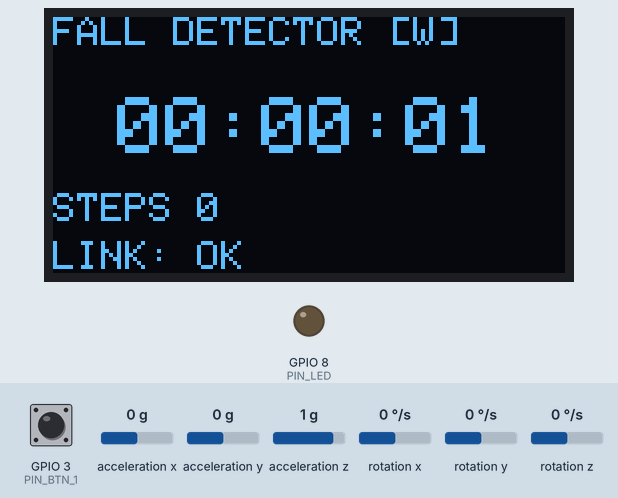
Recording of a sketch running on a simulated Seeed XIAO ESP32-S3. Parts: 128×64 one-colour display, output pins drawn as LEDs (lit = HIGH). Wiring (inferred from the names in the program): MPU-9250 motion sensor at I2C address 0x68. Dashed ring = blinking. The inputs (shaded band) are chosen by the test bench; at power-on: GPIO 3 (PIN_BTN_1) HIGH, acceleration x 0 g, acceleration y 0 g, acceleration z 1 g, rotation x 0 °/s, rotation y 0 °/s, rotation z 0 °/s. What the sketch prints to the serial monitor is not drawn.

Above: at 1.4 s.
1.5 s: GPIO 3 (PIN_BTN_1) pulled LOW for 3.2 s
At 2.06 s:
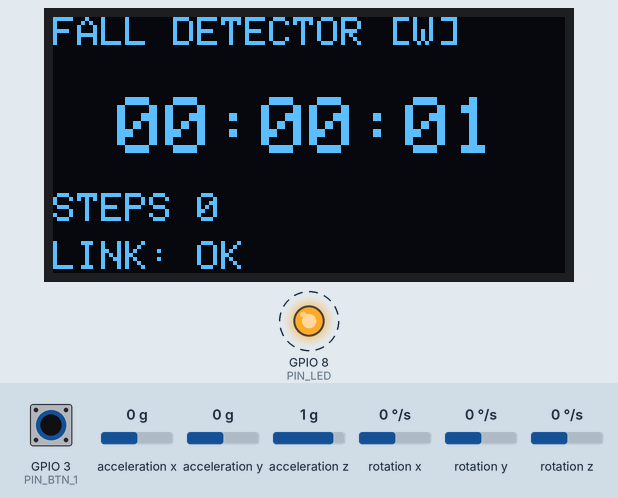
At 5.1 s:
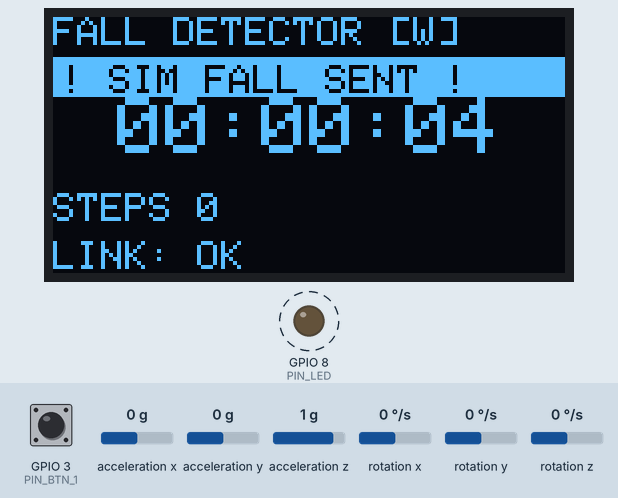
5.3 s: GPIO 3 (PIN_BTN_1) pulled LOW for 0.15 s
Timing chart, 0 to 11.6 s (numbered marks = the images above; inputs shaded):
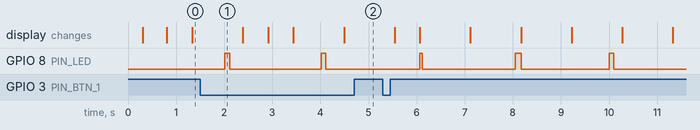

Measured:
- after the input at 1.5 s, the display: first differs from a run without the input after 1.4 s (image 2 shows a later state)
- by itself, GPIO 8 (PIN_LED): repeats every 2.1 s: LOW 1.9 s, HIGH 0.13 s

The sketch:

wrist_firmware.ino
```cpp
// ============================================================
//  腕端固件入口 — XIAO ESP32S3
//  智能跌倒检测报警器 · 清华第29届硬件设计大赛
//  职责：采集姿态 → OLED 显示 → ESP-NOW 发送 → 腰端
//
//  任务一览（FreeRTOS，全部跑在 core1，WiFi 协议栈在 core0）：
//    task_sensor   50Hz  高   读 MPU → 写共享数据 g_sensor_data（含步数统计）
//    task_tx       50Hz  高   读共享数据 → ESP-NOW 发送
//    task_button   20Hz  中   按钮扫描（去抖+短/长按）
//    task_led      20Hz  低   状态 LED 步进闪烁
//    task_display   2Hz  低   OLED 刷新
//
//  跌倒判定不在腕端：ENABLE_FALL_DETECT=0 时长按按钮发"模拟跌倒"
//  命令给腰端，触发完整报警链路（主动呼救 / 联调模拟共用）
// ============================================================
#include "config.h"
#include "logger.h"
#include "protocol.h"
#include "sensor_manager.h"
#include "ui_oled.h"
#include "ui_button.h"
#include "hw_led.h"
#include "pedometer.h"
#include "net_espnow.h"
#include <Wire.h>
#include <freertos/FreeRTOS.h>
#include <freertos/task.h>

// ================= 运行状态（display/日志共用） =================
static volatile uint32_t g_evt_cnt   = 0;   // 按钮事件累计
static volatile uint32_t g_sim_until = 0;   // 模拟跌倒提示截止时刻（OLED 显示用）

// ================= 任务实现 =================

// 传感器采样：严格 50Hz（vTaskDelayUntil 保证周期稳定，不累积误差）
static void task_sensor(void* pv) {
    TickType_t last = xTaskGetTickCount();
    const TickType_t period = pdMS_TO_TICKS(1000 / SAMPLE_HZ);
    for (;;) {
        vTaskDelayUntil(&last, period);
        bool ok = sensor_manager_read();
        led_report_mpu(ok);              // LED 快闪 = MPU 离线
#if ENABLE_PEDOMETER
        // 步数统计：读成功后取共享快照喂入（锁内纯计算，耗时纳秒级）
        if (ok && xSemaphoreTake(g_sensor_mutex, pdMS_TO_TICKS(10))) {
            pedometer_feed(g_sensor_data.svm);
            xSemaphoreGive(g_sensor_mutex);
        }
#endif
        if (!ok) {
            // MPU 离线（read 内部已重试），降频打印避免刷屏
            static uint32_t lastErr = 0;
            if (millis() - lastErr > 1000) {
                LOG_E("SENS", "MPU offline, retrying...");
                lastErr = millis();
            }
        }
    }
}

// 无线发送：复制一份共享数据快照再打包（持锁时间最短化）
static void task_tx(void* pv) {
    TickType_t last = xTaskGetTickCount();
    const TickType_t period = pdMS_TO_TICKS(1000 / SAMPLE_HZ);
    for (;;) {
        vTaskDelayUntil(&last, period);
        SensorData snap;
        if (xSemaphoreTake(g_sensor_mutex, pdMS_TO_TICKS(10))) {
            snap = g_sensor_data;
            xSemaphoreGive(g_sensor_mutex);
        } else {
            continue;   // 偶发拿不到锁：跳过本帧，不阻塞任务
        }
        espnow_send_data(snap);
        led_report_tx(g_espnow_last_ok);   // LED 慢闪 = 连续发送失败（链路故障）
    }
}

// 状态 LED：50ms 步进闪烁状态机（闪烁含义见 hw_led.h）
static void task_led(void* pv) {
    for (;;) {
        vTaskDelay(pdMS_TO_TICKS(50));
        led_tick();
    }
}

// 按钮扫描：短按=交互（翻页 TODO），长按=主动呼救（联调时兼作模拟跌倒）
static void task_button(void* pv) {
    for (;;) {
        vTaskDelay(pdMS_TO_TICKS(BUTTON_POLL_MS));
        ButtonEvent e = button_poll();
        if (e == BTN_NONE) continue;

        g_evt_cnt++;
        if (e == BTN_SHORT) {
            LOG_I("BTN", "short press (evt=%lu)", (unsigned long)g_evt_cnt);
            // TODO(交互)：OLED 多页显示时在此切换页面
        } else {  // BTN_LONG
            LOG_I("BTN", "long press -> SIM FALL");
#if ENABLE_FALL_DETECT
            // 算法启用后，模拟功能关闭（避免干扰真实判定）
            LOG_I("BTN", "fall detect enabled, sim ignored");
#else
            espnow_send_cmd(CMD_SIM_FALL);
            g_sim_until = millis() + 3000;   // OLED 提示 3 秒
#endif
        }
    }
}

// OLED 刷新：组装 UiInfo → 刷新（慢速低优先级，绝不干扰采样）
static void task_display(void* pv) {
    for (;;) {
        vTaskDelay(pdMS_TO_TICKS(DISPLAY_PERIOD_MS));

        UiInfo info = {};
        // —— 腰端报警状态（v0.6 PKT_ACK 回显；4s 无新包则老化回正常，防误锁弹窗）——
        uint8_t st = g_alarm_state;
        if (st != ACK_ALARM_NORMAL && millis() - g_alarm_rx_ms > 4000) {
            st = ACK_ALARM_NORMAL;
        }
        info.alarmState = st;
        info.remainSec  = g_alarm_remain;
        info.cancelled  = (millis() < g_cancel_until_ms);
        info.simActive  = (millis() < g_sim_until);
        if (xSemaphoreTake(g_sensor_mutex, pdMS_TO_TICKS(10))) {
            info.svm = g_sensor_data.svm;
            xSemaphoreGive(g_sensor_mutex);
        }
        info.uptime = millis() / 1000;
        info.evtCnt = g_evt_cnt;
        info.linkOk = g_espnow_last_ok;
        info.steps  = pedometer_get_steps();   // 今日步数（本地计数）
        oled_update(info);
    }
}

// ================= 入口 =================
void setup() {
    Serial.begin(SERIAL_BAUD);
    delay(200);
    LOG_I("SYS", "=== wrist firmware v0.6 (alarm echo + product UI) ===");

    // I2C 总线先行（OLED 与 MPU 共用）
    Wire.begin(PIN_I2C_SDA, PIN_I2C_SCL);
    // 保持默认 100kHz：补焊总线信号质量有限，400kHz 实测不稳（MPU 离线）
    // 50Hz 采样每帧约 14 字节，100kHz 下仅占 1.3ms，带宽余量充足

    // —— 各模块初始化：失败不阻塞（对应开关关掉/硬件后补，其余照常跑）——
#if ENABLE_MPU6050
    LOG_I("SYS", "MPU init ... %s", sensor_manager_init() ? "ok" : "FAIL(0x68 not found)");
#else
    sensor_manager_init();   // 仅创建互斥锁，填充模拟数据
    LOG_I("SYS", "MPU disabled, mock data mode");
#endif

#if ENABLE_OLED
    LOG_I("SYS", "OLED init ... %s", oled_init() ? "ok" : "FAIL(0x3C not found)");
    oled_show_boot();
#else
    LOG_I("SYS", "OLED disabled");
#endif

#if ENABLE_BUTTON
    button_init();
    LOG_I("SYS", "button init ok (GPIO%d)", PIN_BTN_1);
#endif

#if ENABLE_LED
    led_init();
    LOG_I("SYS", "led init ok (GPIO%d)", PIN_LED);
#endif

#if ENABLE_ESPNOW
    espnow_init();
#else
    LOG_I("SYS", "ESP-NOW disabled");
#endif

    // —— 创建任务（core1；栈大小按 printf 浮点需求留足）——
    xTaskCreatePinnedToCore(task_sensor,  "sensor",  4096, nullptr, 3, nullptr, 1);
    xTaskCreatePinnedToCore(task_tx,      "tx",      4096, nullptr, 3, nullptr, 1);
#if ENABLE_BUTTON
    xTaskCreatePinnedToCore(task_button, "button", 2048, nullptr, 2, nullptr, 1);
#endif
#if ENABLE_LED
    xTaskCreatePinnedToCore(task_led,    "led",    2048, nullptr, 1, nullptr, 1);
#endif
#if ENABLE_OLED
    xTaskCreatePinnedToCore(task_display, "display", 4096, nullptr, 1, nullptr, 1);
#endif

    LOG_I("SYS", "all tasks started");
}

// 全部工作在 FreeRTOS 任务中，loop 空转（永久让出）
void loop() {
    vTaskDelay(portMAX_DELAY);
}
```

hw_led.cpp
```cpp
// ============================================================
//  状态指示 LED 实现 — 闪烁含义见 hw_led.h 头注释
//  ENABLE_LED=0 时全部为占位空实现（编译通过、不控制引脚）
// ============================================================
#include "hw_led.h"
#include "config.h"
#include <Arduino.h>

#if ENABLE_LED
// ---- 内部状态 ----
// 仅被 task_sensor/task_tx（上报）和 task_led（读取）访问；
// 单字节读写原子性由硬件保证，50Hz 上报频率下无需加锁
static volatile bool s_mpu_ok      = true;   // 上电默认正常，避免首包前误报
static volatile int  s_tx_fail_cnt = 0;      // 连续发送失败计数
static const int     TX_FAIL_LIMIT = 10;     // 连续失败 10 次（约 0.2s）判链路故障
#endif

void led_init(void) {
#if ENABLE_LED
    pinMode(PIN_LED, OUTPUT);
    digitalWrite(PIN_LED, LOW);    // 默认熄灭
#endif
}

void led_report_mpu(bool ok) {
#if ENABLE_LED
    s_mpu_ok = ok;
#else
    (void)ok;
#endif
}

void led_report_tx(bool ok) {
#if ENABLE_LED
    if (ok) {
        s_tx_fail_cnt = 0;
    } else if (s_tx_fail_cnt < TX_FAIL_LIMIT) {
        s_tx_fail_cnt++;
    }
#else
    (void)ok;
#endif
}

void led_tick(void) {
#if ENABLE_LED
    // 优先级：MPU 离线（快闪）> 链路故障（慢闪）> 正常（心跳）
    uint32_t period, onMs;
    if (!s_mpu_ok) {
        period = 200;  onMs = 100;    // 快闪 5Hz：传感器故障
    } else if (s_tx_fail_cnt >= TX_FAIL_LIMIT) {
        period = 1000; onMs = 100;    // 慢闪 1Hz：链路故障
    } else {
        period = 2000; onMs = 100;    // 心跳：每 2s 短闪一次（醒目且省电）
    }
    digitalWrite(PIN_LED, (millis() % period) < onMs ? HIGH : LOW);
#endif
}
```

hw_led.h
```cpp
#pragma once
// ============================================================
//  状态指示 LED（腕端）— 板载 LED1（D9/GPIO8，1kΩ 限流，高电平点亮）
//
//  设计目的：不用盯串口，扫一眼就知道板子状态：
//    心跳短闪（每 2s 闪 100ms） ：一切正常
//    慢闪（每 1s 闪 100ms）     ：MPU 正常但 ESP-NOW 连续发送失败（链路故障）
//    快闪（每 200ms 闪 100ms）  ：MPU 离线（最底层故障，优先查传感器）
//    常灭                       ：未调 led_init / ENABLE_LED=0
//
//  使用：
//    setup() 里调 led_init()；创建 50ms 周期任务循环调 led_tick()
//    task_sensor 每次读数后调 led_report_mpu(ok)
//    task_tx    每次发送后调 led_report_tx(ok)
// ============================================================

void led_init(void);            // 配置引脚为输出，默认熄灭
void led_tick(void);            // 闪烁状态机（50ms 周期调用）

void led_report_mpu(bool ok);   // 传感器健康上报（50Hz 调用）
void led_report_tx(bool ok);    // 发送结果上报（连续失败 10 次才判链路故障，防单包抖动误报）
```

logger.h
```cpp
#pragma once
// ============================================================
//  日志工具（腕端）
//  统一格式：[wrist][模块标签] 消息
//  级别由 config.h 的 LOG_LEVEL 控制：
//    1=仅错误  2=+关键信息  3=+调试心跳（默认）
//  用法示例：
//    LOG_E("SENS", "MPU init failed");
//    LOG_I("NET",  "ESP-NOW started, ch=%d", ESPNOW_CHANNEL);
//    LOG_D("SENS", "svm=%.2f", svm);
// ============================================================
#include <Arduino.h>
#include "config.h"

#define LOG_E(tag, ...) do { if (LOG_LEVEL >= 1) { \
    Serial.printf("[wrist][" tag "] E: " __VA_ARGS__); Serial.println(); } } while (0)

#define LOG_I(tag, ...) do { if (LOG_LEVEL >= 2) { \
    Serial.printf("[wrist][" tag "] " __VA_ARGS__); Serial.println(); } } while (0)

#define LOG_D(tag, ...) do { if (LOG_LEVEL >= 3) { \
    Serial.printf("[wrist][" tag "] " __VA_ARGS__); Serial.println(); } } while (0)
```

net_espnow.cpp
```cpp
// ============================================================
//  ESP-NOW 无线通信（腕端）实现 — 发送侧
// ============================================================
#include "net_espnow.h"
#include "logger.h"
#include "config.h"

#if ENABLE_ESPNOW
#include <WiFi.h>
#include <esp_now.h>
#include <esp_wifi.h>   // esp_wifi_set_channel

// 对端（腰端）MAC，来自 config.h（当前为广播地址占位）
static uint8_t s_waist_mac[6] = WAIST_MAC;
static uint8_t s_seq = 0;                 // 发送序号
volatile bool g_espnow_last_ok = false;   // 最近一次发送结果

// —— 腰端报警状态回显（PKT_ACK，v0.6）——
volatile uint8_t  g_alarm_state     = ACK_ALARM_NORMAL;
volatile uint8_t  g_alarm_remain    = 0;
volatile uint32_t g_alarm_rx_ms     = 0;
volatile uint32_t g_cancel_until_ms = 0;

// 发送结果回调（ESP-NOW 异步返回，此函数在 WiFi 任务上下文执行，
// 只做置位和日志，不做耗时操作）
// 注意：板卡包 3.3.x 的签名为 (wifi_tx_info_t*, status)；
// 若升级板卡包后此处报错，按编译器提示调整签名即可
static void on_sent(const wifi_tx_info_t* info, esp_now_send_status_t st) {
    (void)info;
    g_espnow_last_ok = (st == ESP_NOW_SEND_SUCCESS);
}

// 接收回调：腰端 PKT_ACK（报警状态回显）。WiFi 任务上下文，只写 volatile
static void on_recv(const esp_now_recv_info_t* info, const uint8_t* data, int len) {
    (void)info;
    if (len != sizeof(WristPacket)) return;               // 长度不符，丢弃
    const WristPacket* pkt = reinterpret_cast<const WristPacket*>(data);
    if (!proto_valid(pkt)) return;                        // 魔数/校验和不过，丢弃
    if (pkt->h.devId != DEV_ID_WAIST) return;             // 只收腰端的包
    if (pkt->h.type != PKT_ACK) return;                   // 腕端只处理 ACK

    uint8_t next = pkt->u.ack.alarmState;
    // 报警中收到 NORMAL = 腰端按钮取消成功 → "已取消"提示 3 秒
    if (next == ACK_ALARM_NORMAL && g_alarm_state != ACK_ALARM_NORMAL) {
        g_cancel_until_ms = millis() + 3000;
    }
    g_alarm_state  = next;
    g_alarm_remain = pkt->u.ack.remainSec;
    g_alarm_rx_ms  = millis();
}
#endif

bool espnow_init(void) {
#if ENABLE_ESPNOW
    // ESP-NOW 基于 WiFi 射频：STA 模式 + 不连接任何路由器
    WiFi.mode(WIFI_STA);
    WiFi.disconnect();

    // 信道两端一致（config.h），固定后不再漂移
    esp_wifi_set_channel(ESPNOW_CHANNEL, WIFI_SECOND_CHAN_NONE);

    if (esp_now_init() != ESP_OK) {
        LOG_E("NET", "esp_now_init failed");
        return false;
    }
    esp_now_register_send_cb(on_sent);
    esp_now_register_recv_cb(on_recv);   // v0.6：接收腰端 PKT_ACK（报警状态回显）

    // 注册对端
    esp_now_peer_info_t peer = {};
    memcpy(peer.peer_addr, s_waist_mac, 6);
    peer.channel = ESPNOW_CHANNEL;
    peer.encrypt = false;   // 广播模式不支持加密；演示环境可接受
    if (esp_now_add_peer(&peer) != ESP_OK) {
        LOG_E("NET", "add_peer failed");
        return false;
    }

    LOG_I("NET", "ESP-NOW ready, ch=%d, dst=%02X:%02X:%02X:%02X:%02X:%02X",
          ESPNOW_CHANNEL, s_waist_mac[0], s_waist_mac[1], s_waist_mac[2],
          s_waist_mac[3], s_waist_mac[4], s_waist_mac[5]);
    LOG_I("NET", "my MAC: %s", WiFi.macAddress().c_str());  // 供腰端配置对端用
    return true;
#else
    return false;
#endif
}

// 统一的打包发送：填头 → 填载荷 → 校验和 → 发送
static bool send_packet(WristPacket& pkt) {
#if ENABLE_ESPNOW
    pkt.h.devId = DEV_ID_WRIST;
    pkt.h.seq   = s_seq++;
    pkt.checksum = proto_checksum(&pkt);

    bool ok = (esp_now_send(s_waist_mac, (uint8_t*)&pkt, sizeof(pkt)) == ESP_OK);
    if (!ok) LOG_E("NET", "send failed (seq=%u)", pkt.h.seq);
    return ok;
#else
    (void)pkt;
    return false;
#endif
}

bool espnow_send_data(const SensorData& d) {
#if ENABLE_ESPNOW
    WristPacket pkt = {};
    pkt.h.magic = 0xA5;
    pkt.h.type  = PKT_DATA;
    pkt.u.data.ts  = d.ts;
    pkt.u.data.ax  = d.ax;  pkt.u.data.ay = d.ay;  pkt.u.data.az = d.az;
    pkt.u.data.gx  = d.gx;  pkt.u.data.gy = d.gy;  pkt.u.data.gz = d.gz;
    pkt.u.data.svm = d.svm;
    pkt.u.data.battery = 0xFF;   // 未接电量检测，占位"未知"
    return send_packet(pkt);
#else
    (void)d;
    return false;
#endif
}

bool espnow_send_cmd(uint8_t cmd, uint8_t arg) {
#if ENABLE_ESPNOW
    WristPacket pkt = {};
    pkt.h.magic = 0xA5;
    pkt.h.type  = PKT_CMD;
    pkt.u.cmd.cmd = cmd;
    pkt.u.cmd.arg = arg;
    LOG_I("NET", "send CMD 0x%02X (arg=%u)", cmd, arg);
    return send_packet(pkt);
#else
    (void)cmd; (void)arg;
    return false;
#endif
}
```

net_espnow.h
```cpp
#pragma once
// ============================================================
//  ESP-NOW 无线通信（腕端）— 发送侧 + ACK 接收
//  职责：初始化射频 + 两个发送接口（数据包 / 命令包）
//        + v0.6：接收腰端 PKT_ACK 报警状态回显（OLED 弹窗用）
//  依赖：esp_now.h（ESP32 Arduino 自带，无需安装）
//
//  信道说明：ESP-NOW 不经路由器，但要求收发两端在同一 WiFi 信道
//  （config.h 的 ESPNOW_CHANNEL，两端必须一致）
// ============================================================
#include <Arduino.h>
#include "sensor_manager.h"   // SensorData
#include "protocol.h"         // WristPacket / CmdCode

bool espnow_init();                          // WiFi STA + ESP-NOW + 添加对端 + 注册ACK接收
bool espnow_send_data(const SensorData& d);  // 发 PKT_DATA（task_tx 周期调用）
bool espnow_send_cmd(uint8_t cmd, uint8_t arg = 0);  // 发 PKT_CMD（事件触发）

// 最近一次发送是否成功（OLED 链路指示用；单次失败不代表链路断，
// 连续失败才需要排查——接收端用 seq 可进一步统计丢包率）
extern volatile bool g_espnow_last_ok;

// —— 腰端报警状态回显（PKT_ACK，v0.6；接收回调只写这几个 volatile，别处只读）——
extern volatile uint8_t  g_alarm_state;      // 最近收到的 ACK_ALARM_*（0=NORMAL）
extern volatile uint8_t  g_alarm_remain;     // 取消窗剩余秒（仅 WAIT 态有效）
extern volatile uint32_t g_alarm_rx_ms;      // 最近一包 ACK 到达时刻（显示层做老化）
extern volatile uint32_t g_cancel_until_ms;  // "已取消"提示截止时刻（回调置 3 秒）
```

pedometer.cpp
```cpp
// ============================================================
//  步数统计（腕端）实现
//  两级防误报（v0.6 调参版）：
//    1. 阈值+迟滞：|SVM-g| 平滑后过 2.5 m/s² 才算候选峰
//    2. 连续步确认：孤立晃动（1~3 峰）不计数；连续走出第 4 步
//       时把 pending 一起补记；停走 >2s 重新确认
//  参数集中在 config.h 的 PEDO_*，可现场调灵敏度。
// ============================================================
#include "pedometer.h"
#include "config.h"

#if ENABLE_PEDOMETER

static uint32_t s_steps = 0;          // 已确认累计步数（RAM，重启清零）
static float    s_ema   = 0.0f;       // 动态幅值的 EMA 平滑值
static bool     s_above = false;      // 当前是否处于"过阈"段（迟滞防抖）
static uint32_t s_last_step_ms = 0;   // 最近一次候选峰时刻（最小间隔窗判据）
static uint8_t  s_pending = 0;        // 待确认的连续候选步数
static bool     s_active = false;     // 行走已确认（持续记步中）
static uint32_t s_last_peak_ms = 0;   // 最近一次任意候选峰（中断判据）

void pedometer_feed(float svm) {
    // 动态幅值：SVM 围绕重力 g 波动，去重力即得运动强度
    float d = fabsf(svm - 9.81f);
    s_ema += PEDO_EMA_ALPHA * (d - s_ema);          // 一阶低通，去高频毛刺

    uint32_t now = millis();

    // —— 上升沿 = 一个候选步（最小间隔窗内才算，防一次摆臂记多步）——
    if (!s_above && s_ema >= PEDO_THRESHOLD_MS2 &&
        now - s_last_step_ms >= PEDO_MIN_GAP_MS) {
        s_above = true;

        if (now - s_last_peak_ms <= PEDO_MAX_GAP_MS) {
            // 与上一步间隔正常：连续行走中
            if (s_active) {
                s_steps++;                       // 已确认：直接记
            } else {
                s_pending++;
                if (s_pending >= PEDO_CONFIRM_STEPS) {
                    s_steps += s_pending;        // 连续步确认成立：补记全部
                    s_pending = 0;
                    s_active = true;
                }
            }
        } else {
            // 间隔太久：之前的 pending 是孤立动作，丢弃，从本步重新数
            s_pending = 1;
            s_active = false;
        }
        s_last_step_ms  = now;
        s_last_peak_ms  = now;
    }

    // 迟滞下沿（阈值一半）才回落，避免临界抖动
    if (s_above && s_ema < PEDO_THRESHOLD_MS2 * 0.5f) {
        s_above = false;
    }

    // 行走中断（悬空的 pending 丢弃，重新等连续步）
    if (s_pending > 0 && now - s_last_peak_ms > PEDO_MAX_GAP_MS) {
        s_pending = 0;
        s_active  = false;
    }
}

uint32_t pedometer_get_steps(void) { return s_steps; }

void pedometer_reset(void) {
    s_steps = 0;
    s_ema = 0.0f;
    s_above = false;
    s_last_step_ms = 0;
    s_pending = 0;
    s_active = false;
    s_last_peak_ms = 0;
}

#else   // ---------- 关闭时的空实现 ----------

void     pedometer_feed(float svm) { (void)svm; }
uint32_t pedometer_get_steps(void) { return 0; }
void     pedometer_reset(void) {}

#endif
```

pedometer.h
```cpp
#pragma once
// ============================================================
//  步数统计（腕端）— v0.6，纯本地：不通信、不占协议、腰端零依赖
//
//  数据源：本机 50Hz SVM（task_sensor 每帧喂入）
//  算法：动态幅值 |SVM-g| → EMA 低通 → 阈值+迟滞+间隔窗记步
//        （规则法，不训练模型；手环级精度足够，演示/健康指标用）
//  存储：RAM 计数，重启清零（调试期方案；日后要持久化加 NVS 落盘即可）
// ============================================================
#include <Arduino.h>

void     pedometer_feed(float svm);     // 每帧喂入最新 SVM（task_sensor 50Hz 调用）
uint32_t pedometer_get_steps(void);     // 当前累计步数（task_display 读取）
void     pedometer_reset(void);         // 清零（预留：跨日/按钮复位用）
```

ui_button.h
```cpp
#pragma once
// ============================================================
//  按钮输入（腕端）— 交互按钮
//  单按钮两种语义：
//    短按（<1s）= OLED 交互/翻页（骨架阶段：事件计数，翻页 TODO）
//    长按（≥1s）= 模拟跌倒（ENABLE_FALL_DETECT=0 时调试报警链路）
//  取消报警按钮在腰端，不在腕端
//  内置去抖（连续 2 次采样确认电平变化，约 40ms）
//  长按在按住期间即触发（无需松手），触发一次后需松开重按
// ============================================================
#include <Arduino.h>

enum ButtonEvent {
    BTN_NONE  = 0,   // 无事件
    BTN_SHORT = 1,   // 短按（松开时判定）
    BTN_LONG  = 2,   // 长按（按住满 1s 即判定）
};

void button_init();               // 配置引脚上拉
ButtonEvent button_poll();        // 周期调用（BUTTON_POLL_MS），返回本次事件（最多一个）
```

Source omitted: protocol.h (2677 bytes), sensor_manager.cpp (4577 bytes), sensor_manager.h (1139 bytes), ui_button.cpp (1585 bytes), ui_oled.cpp (5163 bytes), ui_oled.h (1203 bytes), config.h (3552 bytes)
